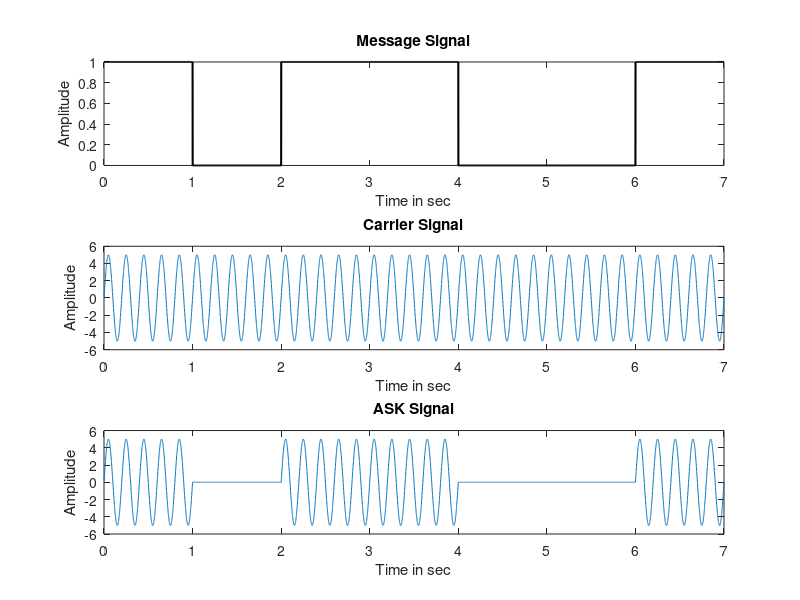

Reproduce this figure in MATLAB.
clear all; %clear workspace window
close all; %close all window except command window
clc; %clear command window
x = [1 0 1 1 0 0 1];
amp = input("Enter amplitude of the carrier signal: ");
f = input("Enter frequency of the carrier signal: ");
bit = [];
for i = 1:length(x)
    if (x(i)==1)
        k = ones(1,1000);
    else
        k = zeros(1,1000);
    end
    bit = [bit k];
end
t = 0.001:0.001:length(x);
Ct =amp.*sin(2*pi*f*t);
St = Ct.*bit;
subplot(3,1,1);
plot(t,bit,'k','lineWidth',1.5);
title("Message Signal");
xlabel("Time in sec");
ylabel("Amplitude");
subplot(3,1,2);
plot(t,Ct);
title("Carrier Signal");
xlabel("Time in sec");
ylabel("Amplitude");
subplot(3,1,3);
plot(t,St);
title("ASK Signal");
xlabel("Time in sec");
ylabel("Amplitude");
    